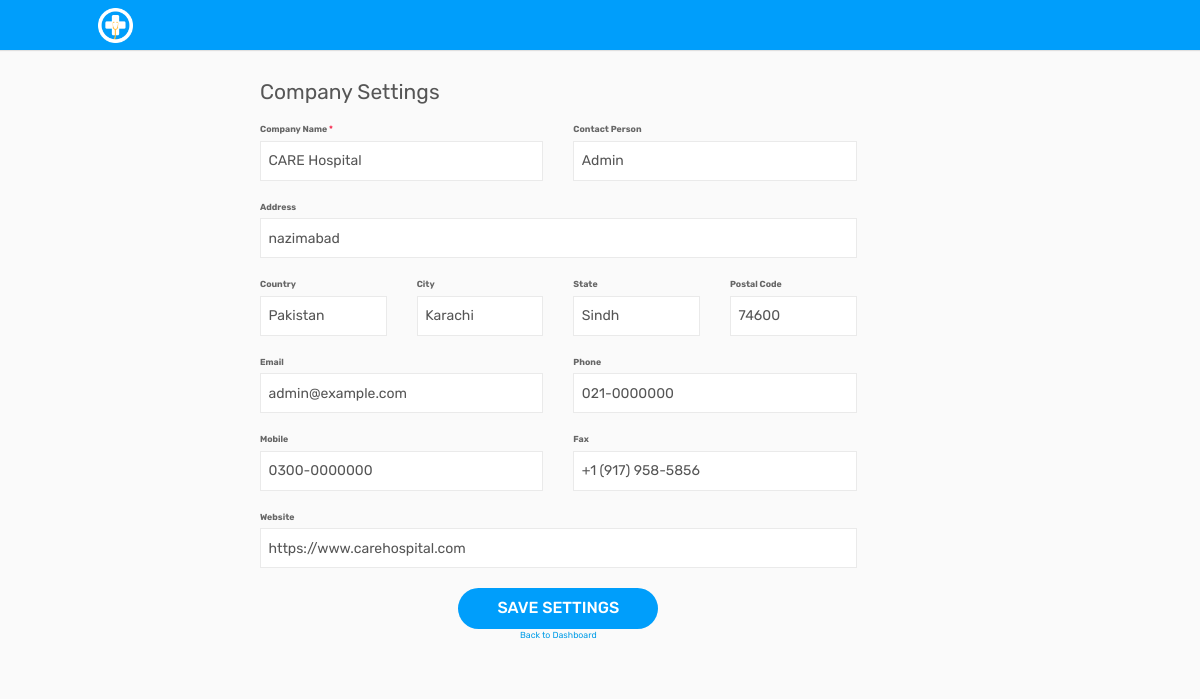
/admin/includes/setting.php, run on the app's committed database.
### tables this page shows
CREATE TABLE `company_settings` (
  `id` int(11) NOT NULL,
  `company_name` varchar(255) NOT NULL,
  `contact_person` varchar(255) DEFAULT NULL,
  `address` varchar(500) DEFAULT NULL,
  `country` varchar(100) DEFAULT NULL,
  `city` varchar(100) DEFAULT NULL,
  `state` varchar(100) DEFAULT NULL,
  `postal_code` varchar(20) DEFAULT NULL,
  `email` varchar(255) DEFAULT NULL,
  `phone` varchar(50) DEFAULT NULL,
  `mobile` varchar(50) DEFAULT NULL,
  `fax` varchar(50) DEFAULT NULL,
  `website` varchar(255) DEFAULT NULL
);

### admin/includes/setting.php (the view, shortened to what this page needs)
<?php
include('./config.php');
$query = mysqli_query($con, "SELECT * FROM company_settings WHERE id=1");
$data = mysqli_fetch_assoc($query);
?>
<?php include('./header.php'); ?>
<div class="header">
    <div class="header-left">
        <a href="#" class="logo">
            <img src="../assets/images/logo.png" width="35" height="35" alt="care">
        </a>
    </div>
</div>
<div class="page-wrapper">
    <div class="content container-fluid">
        <div class="row">
            <div class="col-lg-8 offset-lg-2">
                <h3 class="page-title">Company Settings</h3>
                <form method="POST">
                    <div class="row">
                        <div class="col-sm-6">
                            <div class="form-group">
                                <label>Company Name <span class="text-danger">*</span></label>
                                <input name="company_name" class="form-control" type="text"
                                    value="<?php echo htmlspecialchars($data['company_name']); ?>" required>
                            </div>
                        </div>
                        <div class="col-sm-6">
                            <div class="form-group">
                                <label>Contact Person</label>
                                <input name="contact_person" class="form-control" type="text"
                                    value="<?php echo htmlspecialchars($data['contact_person']); ?>">
                            </div>
                        </div>
                    </div>
                    <div class="form-group">
                        <label>Address</label>
                        <input name="address" class="form-control" type="text"
                            value="<?php echo htmlspecialchars($data['address']); ?>">
                    </div>
                    <div class="row">
                        <div class="col-sm-3">
                            <div class="form-group">
                                <label>Country</label>
                                <input name="country" class="form-control" type="text"
                                    value="<?php echo htmlspecialchars($data['country']); ?>">
                            </div>
                        </div>
                        <div class="col-sm-3">
                            <div class="form-group">
                                <label>City</label>
                                <input name="city" class="form-control" type="text"
                                    value="<?php echo htmlspecialchars($data['city']); ?>">
                            </div>
                        </div>
                        <div class="col-sm-3">
                            <div class="form-group">
                                <label>State</label>
                                <input name="state" class="form-control" type="text"
                                    value="<?php echo htmlspecialchars($data['state']); ?>">
                            </div>
                        </div>
                        <div class="col-sm-3">
                            <div class="form-group">
                                <label>Postal Code</label>
                                <input name="postal_code" class="form-control" type="text"
                                    value="<?php echo htmlspecialchars($data['postal_code']); ?>">
                            </div>
                        </div>
                    </div>
                    <div class="row">
                        <div class="col-sm-6">
                            <div class="form-group">
                                <label>Email</label>
                                <input name="email" class="form-control" type="email"
                                    value="<?php echo htmlspecialchars($data['email']); ?>">
                            </div>
                        </div>
                        <div class="col-sm-6">
                            <div class="form-group">
                                <label>Phone</label>
                                <input name="phone" class="form-control" type="text"
                                    value="<?php echo htmlspecialchars($data['phone']); ?>">
                            </div>
                        </div>
                    </div>
                    <div class="row">
                        <div class="col-sm-6">
                            <div class="form-group">
                                <label>Mobile</label>
                                <input name="mobile" class="form-control" type="text"
                                    value="<?php echo htmlspecialchars($data['mobile']); ?>">
                            </div>
                        </div>
                        <div class="col-sm-6">
                            <div class="form-group">
                                <label>Fax</label>
                                <input name="fax" class="form-control" type="text"
                                    value="<?php echo htmlspecialchars($data['fax']); ?>">
                            </div>
                        </div>
                    </div>
                    <div class="form-group">
                        <label>Website</label>
                        <input name="website" class="form-control" type="text"
                            value="<?php echo htmlspecialchars($data['website']); ?>">
                    </div>
                    <div class="text-center">
                        <button type="submit" name="save" class="btn btn-primary submit-btn">Save Settings</button>
                    </div>
                    <div class="text-center my-2 register-link">
                        <a href="../dashboard.php">Back to Dashboard</a>
                    </div>
                </form>
            </div>
        </div>
    </div>
</div>

### data on the page
company_settings: company_name "CARE Hospital", contact_person "Admin", address "nazimabad", country "Pakistan", city "Karachi", state "Sindh", postal_code "74600", email "admin@example.com", phone "021-0000000", mobile "0300-0000000", fax "+1 (917) 958-5856", website "https://www.carehospital.com"
